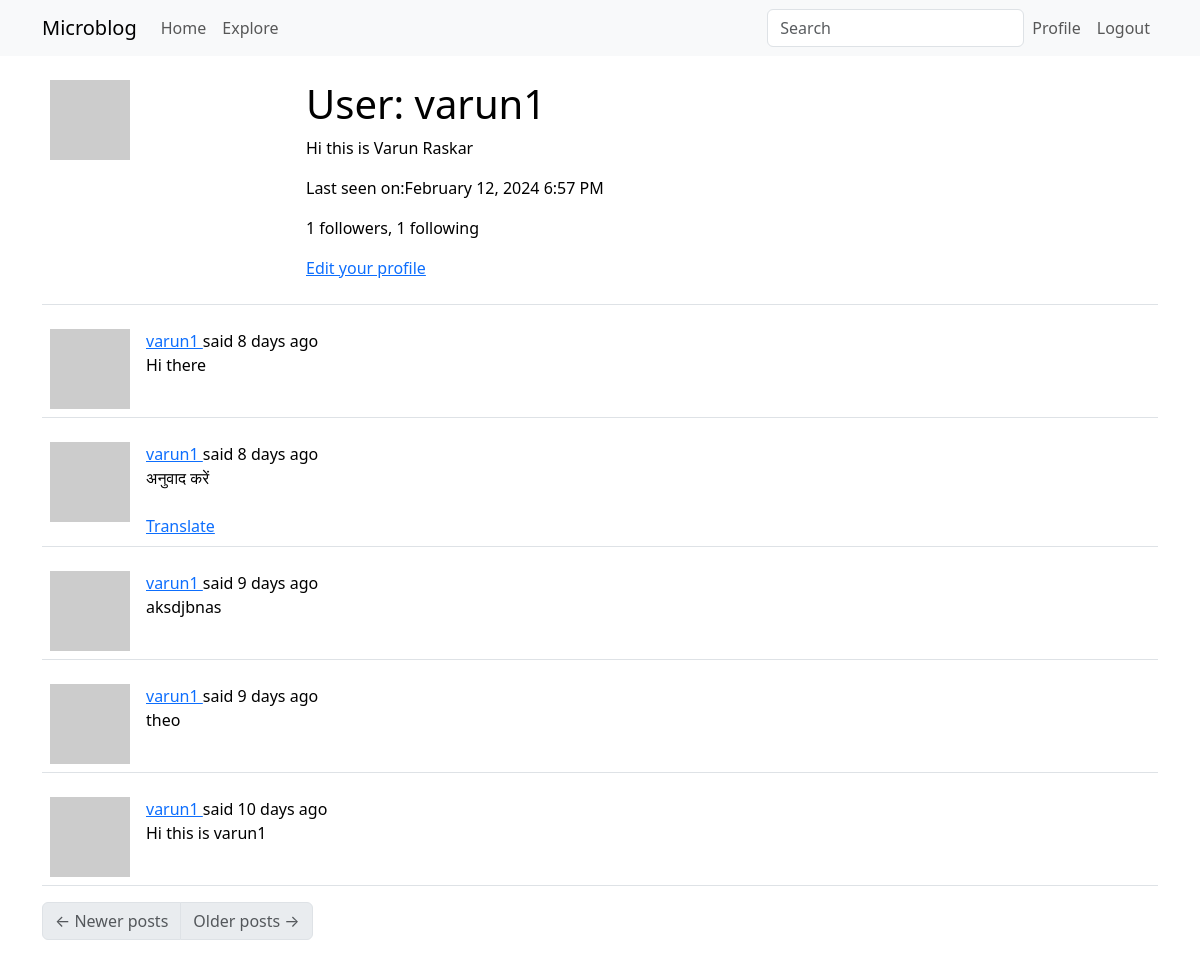
Page /user/varun1 (signed in) on the earlier database version.
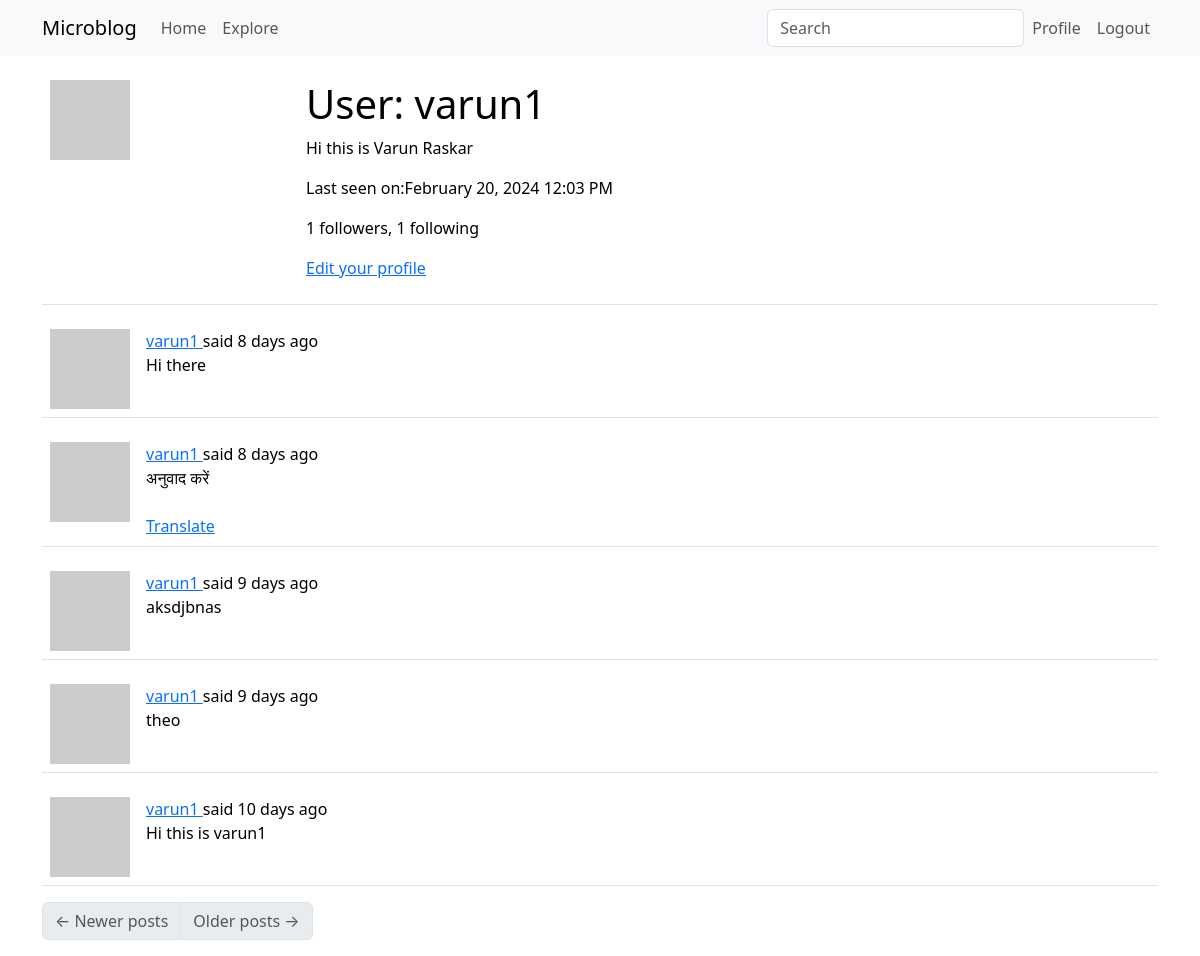
Same page on the later database version.
### app/models.py (models this page shows, shortened)
class User(UserMixin,db.Model):
    id: so.Mapped[int] = so.mapped_column(primary_key=True)
    username: so.Mapped[str] = so.mapped_column(sa.String(64), index=True, unique=True)
    email: so.Mapped[str] = so.mapped_column(sa.String(120), index=True, unique=True)
    password_hash: so.Mapped[Optional[str]] = so.mapped_column(sa.String(256))
    posts: so.WriteOnlyMapped['Post'] = so.relationship(back_populates='author')
    about_me: so.Mapped[Optional[str]] = so.mapped_column(sa.String(140))
    last_seen: so.Mapped[Optional[datetime]] = so.mapped_column(default=lambda: datetime.now(timezone.utc))
    def avatar(self, size):
        digest = md5(self.email.lower().encode('utf-8')).hexdigest()
        return f'https://www.gravatar.com/avatar/{digest}?d=identicon&s={size}'
    following: so.WriteOnlyMapped['User'] = so.relationship(
        secondary=followers, primaryjoin=(followers.c.follower_id == id),
        secondaryjoin=(followers.c.followed_id == id),
        back_populates='followers')
    followers: so.WriteOnlyMapped['User'] = so.relationship(
        secondary=followers, primaryjoin=(followers.c.followed_id == id),
        secondaryjoin=(followers.c.follower_id == id),
        back_populates='following')
    def followers_count(self):
        query = sa.select(sa.func.count()).select_from(self.followers.select().subquery())
        return db.session.scalar(query)
    def following_count(self):
        query = sa.select(sa.func.count()).select_from(self.following.select().subquery())
        return db.session.scalar(query)

class SearchableMixin(object):
    @classmethod
    def before_commit(cls, session):
        session._changes = {
            'add': list(session.new),
            'update': list(session.dirty),
            'delete': list(session.deleted)
        }
    @classmethod
    def after_commit(cls, session):
        for obj in session._changes['add']:
            if isinstance(obj, SearchableMixin):
                add_to_index(obj.__tablename__, obj)
        for obj in session._changes['update']:
            if isinstance(obj, SearchableMixin):
                add_to_index(obj.__tablename__, obj)
        for obj in session._changes['delete']:
            if isinstance(obj, SearchableMixin):
                remove_from_index(obj.__tablename__, obj)
        session._changes = None

class Post(SearchableMixin, db.Model):
    __searchable__ = ['body']
    id: so.Mapped[int] = so.mapped_column(primary_key=True)
    body: so.Mapped[str] = so.mapped_column(sa.String(140))
    timestamp: so.Mapped[datetime] = so.mapped_column(index=True, default=lambda: datetime.now(timezone.utc))
    user_id: so.Mapped[int] = so.mapped_column(sa.ForeignKey(User.id),index=True)
    author: so.Mapped[User] = so.relationship(back_populates='posts')
    language: so.Mapped[Optional[str]] = so.mapped_column(sa.String(5))

### app/main/routes.py (the view)
@bp.route('/user/<username>')
@login_required
def user(username):
    user = db.first_or_404(sa.select(User).where(User.username == username))
    page = request.args.get('page', 1, type=int)
    query = user.posts.select().order_by(Post.timestamp.desc())
    posts = db.paginate(query, page=page,per_page=current_app.config['POSTS_PER_PAGE'],error_out=False)
    next_url = url_for('main.user', username=user.username, page=posts.next_num) if posts.has_next else None
    prev_url = url_for('main.user', username=user.username, page=posts.prev_num) if posts.has_prev else None
    form = EmptyForm()
    return render_template('user.html', user=user, posts=posts.items, next_url=next_url, prev_url=prev_url, form=form)

### app/main/forms.py
class SearchForm(FlaskForm):
    q = StringField(_l('Search'), validators=[DataRequired()])
    def __init__(self, *args, **kwargs):
        if 'formdata' not in kwargs:
            kwargs['formdata'] = request.args
        if 'meta' not in kwargs:
            kwargs['meta'] = {'csrf': False}
        super(SearchForm, self).__init__(*args, **kwargs)

class EmptyForm(FlaskForm):
    submit = SubmitField('Submit')

### app/__init__.py (called while the page is built)
def get_locale():
    return request.accept_languages.best_match(current_app.config['LANGUAGES'])

### app/main/routes.py (called while the page is built)
@bp.before_app_request
def before_request():
    if current_user.is_authenticated:
        current_user.last_seen = datetime.utcnow()
        db.session.commit()
        g.search_form = SearchForm()
    g.locale = str(get_locale())

@bp.before_request
def before_request():
    if current_user.is_authenticated:
        current_user.last_seen = datetime.now(timezone.utc)
        db.session.commit()
    g.locale = str(get_locale())

### app/models.py (called while the page is built)
@login.user_loader
def load_user(id):
    return db.session.get(User, int(id))

### app/templates/user.html (shortened to what this page needs)
{% extends "base.html" %}
{% block content %}
    <table class="table table-hover">
        <tr>
            <td width="256px"><img src="{{ user.avatar(256) }}"></td>
            <td>
                <h1>{{_('User:')}} {{ user.username }}</h1>
                {% if user.about_me %}<p>{{ user.about_me }}</p>{% endif %}
                {% if user.last_seen %}<p>{{_('Last seen on')}}:{{ moment(user.last_seen).format('LLL') }}</p>{% endif %}
                <p>{{ _('%(count)d followers', count=user.followers_count()) }}, {{ _('%(count)d following', count=user.following_count()) }}</p>
                {% if user == current_user %}
                <p><a href="{{ url_for('main.edit_profile') }}">{{_('Edit your profile')}} </a></p>
                {% endif %}
            </td>
        </tr>
    </table>
    {% for post in posts %}
        {% include '_post.html' %}
    {% endfor %}
    <nav aria-label="Post navigation">
        <ul class="pagination">
            <li class="page-item{% if not prev_url %} disabled{% endif %}">
                <a class="page-link" href="{{ prev_url }}">
                    <span aria-hidden="true">&larr;</span> {{_('Newer posts')}}
                </a>
            </li>
            <li class="page-item{% if not next_url %} disabled{% endif %}">
                <a class="page-link" href="{{ next_url }}">
                    {{ _('Older posts') }} <span aria-hidden="true">&rarr;</span>
                </a>
            </li>
        </ul>
    </nav>
{% endblock %}

### app/templates/base.html (shortened to what this page needs)
<!doctype html>
<html lang="en">
  <head>
    <link
        href="https://cdn.jsdelivr.net/npm/bootstrap@5.3.2/dist/css/bootstrap.min.css"
        rel="stylesheet"
>
  </head>
  <body>
    <nav class="navbar navbar-expand-lg bg-body-tertiary">
      <div class="container">
        <a class="navbar-brand" href="{{ url_for('main.index') }}">Microblog</a>
        <div class="collapse navbar-collapse" id="navbarSupportedContent">
          <ul class="navbar-nav me-auto mb-2 mb-lg-0">
            <li class="nav-item">
              <a class="nav-link" aria-current="page" href="{{ url_for('main.index') }}">{{_('Home')}}</a>
            </li>
            <li class="nav-item">
              <a class="nav-link" aria-current="page" href="{{ url_for('main.explore') }}">{{_('Explore')}}</a>
            </li>
          </ul>
          {% if g.search_form %}
            <form class="navbar-form navbar-left" method="get"action="{{ url_for('main.search') }}">
                <div class="form-group">
                  {{ g.search_form.q(size=20, class='form-control',placeholder=g.search_form.q.label.text) }}
                </div>
            </form>
          {% endif %}
          <ul class="navbar-nav mb-2 mb-lg-0">
            {% if current_user.is_anonymous %}
              <li class="nav-item">
                <a class="nav-link" aria-current="page" href="{{ url_for('auth.login') }}">{{_('Login')}}</a>
              </li>
            {% else %}
              <li class="nav-item">
                <a class="nav-link" aria-current="page" href="{{ url_for('main.user', username=current_user.username) }}">{{_('Profile')}}</a>
              </li>
              <li class="nav-item">
                <a class="nav-link" aria-current="page" href="{{ url_for('auth.logout') }}">{{_('Logout')}}</a>
              </li>
            {% endif %}
          </ul>
        </div>
      </div>
    </nav>
    <div class="container mt-3">
      {% block content %}{% endblock %}
    </div>
  </body>
</html>

### app/templates/_post.html (shortened to what this page needs)
<table class="table table-hover">
    <tr>
        <td width="70px">
            <a href="{{ url_for('main.user', username=post.author.username) }}">
                <img src="{{ post.author.avatar(70) }}" />
            </a>
        </td>
        <td>
            {{ _('%(username)s said %(when)s',
                username=user_link, when=moment(post.timestamp).fromNow()) }}
            <br>
            <span id="post{{ post.id }}">{{ post.body }}</span>
                {% if post.language and post.language != g.locale %}
                <br><br>
                <span id="translation{{ post.id }}">
                    <a href="javascript:translate(
                                'post{{ post.id }}',
                                'translation{{ post.id }}',
                                '{{ post.language }}',
                                '{{ g.locale }}');">{{ _('Translate') }}</a>
                </span>
                {% endif %}
        </td>
    </tr>
</table>

Differences in the rows shown:
changed User "varun1": last_seen "February 12, 2024 6:57 PM" → "February 20, 2024 12:03 PM"
